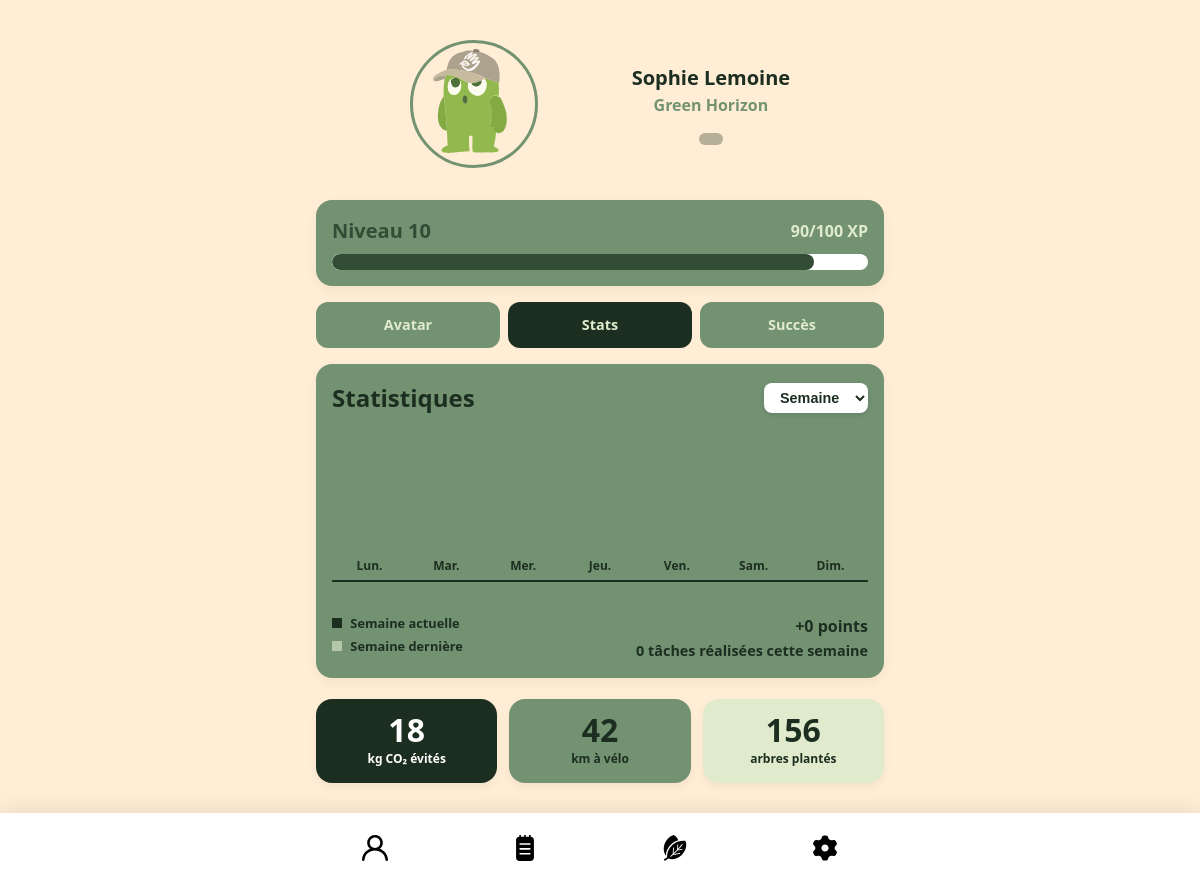
The app's page /profilestat.php (signed in) with its own data.
### tables this page shows
CREATE TABLE `users` (
  `id` int(11) NOT NULL,
  `lastname` varchar(25) NOT NULL,
  `firstname` varchar(25) NOT NULL,
  `email` varchar(50) NOT NULL,
  `password` varchar(100) NOT NULL,
  `verified` tinyint(1) NOT NULL,
  `xp` int(100) NOT NULL,
  `level` int(100) NOT NULL,
  `invitation_status` int(3) NOT NULL,
  `company_id` int(11) NOT NULL,
  `current_avatar_id` int(11) DEFAULT NULL,
  `fav_badge_1` int(11) DEFAULT NULL,
  `fav_badge_2` int(11) DEFAULT NULL,
  `fav_badge_3` int(11) DEFAULT NULL
);

CREATE TABLE `items_catalog` (
  `id` int(11) NOT NULL,
  `name` varchar(255) DEFAULT NULL,
  `image_path` varchar(255) DEFAULT NULL,
  `type` enum('avatar','badge') DEFAULT NULL,
  `level_required` int(11) DEFAULT 0
);

CREATE TABLE `company` (
  `id` int(11) NOT NULL,
  `companyname` varchar(100) NOT NULL,
  `xp` int(11) NOT NULL,
  `level` int(11) NOT NULL
);

### profilestat.php (the view, shortened to what this page needs)
<?php
include('config.php');
$user_id = $_SESSION['user_id'];
$req = $bdd->prepare("
    SELECT u.*, c.companyname,
           av.image_path as avatar_img,
           b1.image_path as badge_1,
           b2.image_path as badge_2,
           b3.image_path as badge_3
    FROM users u
    LEFT JOIN company c ON u.company_id = c.id
    LEFT JOIN items_catalog av ON u.current_avatar_id = av.id
    LEFT JOIN items_catalog b1 ON u.fav_badge_1 = b1.id
    LEFT JOIN items_catalog b2 ON u.fav_badge_2 = b2.id
    LEFT JOIN items_catalog b3 ON u.fav_badge_3 = b3.id
    WHERE u.id = ?
");
$req->execute([$user_id]);
$user = $req->fetch(PDO::FETCH_ASSOC);
$ma_photo_avatar = (!empty($user['avatar_img'])) ? trim($user['avatar_img']) : './Images/perso-03.svg';
$pourcentage = ($user['xp'] % 100);
$jours = ['Lun.', 'Mar.', 'Mer.', 'Jeu.', 'Ven.', 'Sam.', 'Dim.'];
$total_taches = 0;
$total_points_gagnes = 0;
?>
<!DOCTYPE html>
<html lang="fr">
<head>
    <link rel="stylesheet" href="work4green.css">
</head>
<body>
<main class="app-container flex-col gap-md">
    <section class="card d-flex items-center justify-evenly gap-md" style="background: var(--main); box-shadow: none;">
        <div class="avatar big">
            <img src="<?= htmlspecialchars($ma_photo_avatar) ?>" alt="Avatar">
        </div>
        <div class="flex-col items-center">
            <div class="text-title"><?= htmlspecialchars($user['firstname'] . ' ' . $user['lastname']) ?></div>
            <div class="text-subtitle text-third"><?= htmlspecialchars($user['companyname'] ?? 'Indépendant') ?></div>
            <div class="badges mt-md">
            </div>
        </div>
    </section>
    <section class="card flex-col gap-sm">
        <div class="d-flex justify-between items-center">
            <div class="text-title-lvl">Niveau <?= htmlspecialchars($user['level']) ?></div>
            <div class="text-subtitle"><?= htmlspecialchars($pourcentage) ?>/100 XP</div>
        </div>
        <div class="progress-wrapper">
            <div class="progress-fill" style="width: <?= htmlspecialchars($pourcentage) ?>%;"></div>
        </div>
    </section>
    <section class="tabs">
        <a href="profile.php" class="tab">Avatar</a>
        <a href="profilestat.php" class="tab active">Stats</a>
        <a href="profilesuccess.php" class="tab">Succès</a>
    </section>
    <section class="card flex-col gap-md">
        <div class="d-flex justify-between items-center">
            <h2 class="text-title" style="font-size: 1.5rem;">Statistiques</h2>
            <select class="stat-select">
                <option>Semaine </option>
            </select>
        </div>
        <div class="chart-container">
            <?php for ($i = 0; $i < 7; $i++):
            ?>
            <div class="chart-column">
                <div class="bars">
                </div>
                <div class="chart-label"><?= $jours[$i] ?></div>
            </div>
            <?php endfor; ?>
        </div>
        <div class="d-flex justify-between items-end mt-md">
            <div class="chart-legend">
                <div><span class="legend-box current"></span> Semaine actuelle</div>
                <div><span class="legend-box previous"></span> Semaine dernière</div>
            </div>
            <div class="text-title" style="font-size: 1rem; text-align: right;">
                +<?= $total_points_gagnes ?> points<br>
                <span class="text-body" style="color: var(--dark); font-weight: bold;">
                    <?= $total_taches ?> tâches réalisées cette semaine
                </span>
            </div>
        </div>
    </section>
    <section class="stats-grid">
        <div class="stat-box box-dark">
            <div class="stat-number">18</div>
            <div class="stat-label">kg CO₂ évités</div>
        </div>
        <div class="stat-box box-medium">
            <div class="stat-number">42</div>
            <div class="stat-label">km à vélo</div>
        </div>
        <div class="stat-box box-light">
            <div class="stat-number">156</div>
            <div class="stat-label">arbres plantés</div>
        </div>
    </section>
</main>
<nav class="navbar">
    <div class="navbar-inner">
        <a class="nav-icon" href="profile.php"><img src="./Images/profile-1341-svgrepo-com.svg" alt="Profil"></a>
        <a class="nav-icon" href="quests.php"><img src="./Images/notebook-svgrepo-com.svg" alt="Quetes"></a>
        <a class="nav-icon" href="company.php"><img src="./Images/leaf-eco-svgrepo-com.svg" alt="W4G"></a>
        <a class="nav-icon" href="options.php"><img src="./Images/gear-svgrepo-com.svg" alt="Options"></a>
    </div>
</nav>
</body>
</html>

### records on screen
users: items_catalog.image_path (picture), firstname+lastname "Sophie Lemoine", company.companyname "Green Horizon", level "10", xp "90"

### other values on screen
$jours[$i] "Lun."
$jours[$i] "Mar."
$jours[$i] "Mer."
$jours[$i] "Jeu."
$jours[$i] "Ven."
$jours[$i] "Sam."
$jours[$i] "Dim."
$total_points_gagnes "0"
$total_taches "0"
